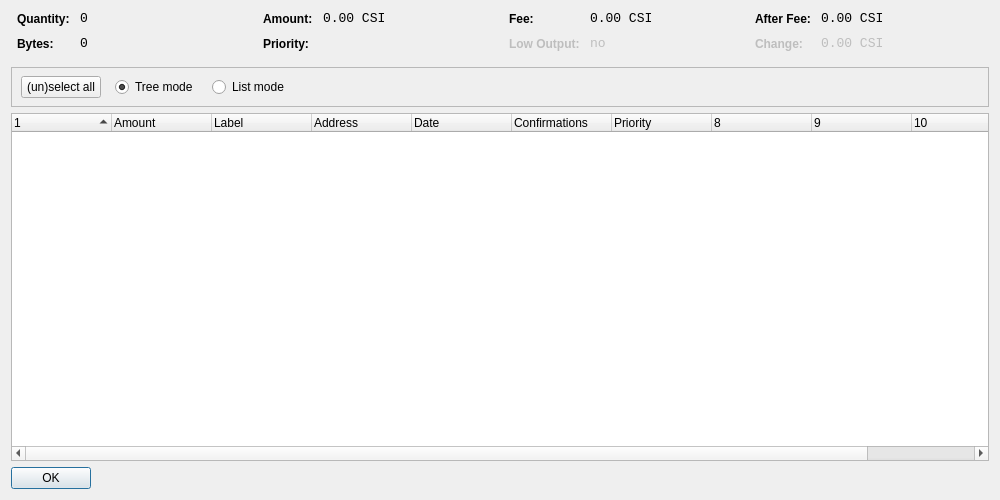
<?xml version="1.0" encoding="UTF-8"?>
<ui version="4.0">
 <class>CoinControlDialog</class>
 <widget class="QDialog" name="CoinControlDialog">
  <property name="geometry">
   <rect>
    <x>0</x>
    <y>0</y>
    <width>1000</width>
    <height>500</height>
   </rect>
  </property>
  <property name="windowTitle">
   <string>Coin Control</string>
  </property>
  <layout class="QVBoxLayout" name="verticalLayout">
   <item>
    <layout class="QHBoxLayout" name="horizontalLayoutTop" stretch="0,0,0,0">
     <property name="topMargin">
      <number>0</number>
     </property>
     <property name="bottomMargin">
      <number>10</number>
     </property>
     <item>
      <layout class="QFormLayout" name="formLayoutCoinControl1">
       <property name="horizontalSpacing">
        <number>10</number>
       </property>
       <property name="verticalSpacing">
        <number>10</number>
       </property>
       <property name="leftMargin">
        <number>6</number>
       </property>
       <property name="rightMargin">
        <number>6</number>
       </property>
       <item row="0" column="0">
        <widget class="QLabel" name="labelCoinControlQuantityText">
         <property name="styleSheet">
          <string notr="true">font-weight:bold;</string>
         </property>
         <property name="text">
          <string>Quantity:</string>
         </property>
        </widget>
       </item>
       <item row="0" column="1">
        <widget class="QLabel" name="labelCoinControlQuantity">
         <property name="font">
          <font>
           <family>Monospace</family>
           <pointsize>10</pointsize>
          </font>
         </property>
         <property name="cursor">
          <cursorShape>IBeamCursor</cursorShape>
         </property>
         <property name="contextMenuPolicy">
          <enum>Qt::ActionsContextMenu</enum>
         </property>
         <property name="text">
          <string notr="true">0</string>
         </property>
         <property name="textInteractionFlags">
          <set>Qt::LinksAccessibleByMouse|Qt::TextSelectableByKeyboard|Qt::TextSelectableByMouse</set>
         </property>
        </widget>
       </item>
       <item row="1" column="0">
        <widget class="QLabel" name="labelCoinControlBytesText">
         <property name="styleSheet">
          <string notr="true">font-weight:bold;</string>
         </property>
         <property name="text">
          <string>Bytes:</string>
         </property>
        </widget>
       </item>
       <item row="1" column="1">
        <widget class="QLabel" name="labelCoinControlBytes">
         <property name="font">
          <font>
           <family>Monospace</family>
           <pointsize>10</pointsize>
          </font>
         </property>
         <property name="cursor">
          <cursorShape>IBeamCursor</cursorShape>
         </property>
         <property name="contextMenuPolicy">
          <enum>Qt::ActionsContextMenu</enum>
         </property>
         <property name="text">
          <string notr="true">0</string>
         </property>
         <property name="textInteractionFlags">
          <set>Qt::LinksAccessibleByMouse|Qt::TextSelectableByKeyboard|Qt::TextSelectableByMouse</set>
         </property>
        </widget>
       </item>
      </layout>
     </item>
     <item>
      <layout class="QFormLayout" name="formLayoutCoinControl2">
       <property name="horizontalSpacing">
        <number>10</number>
       </property>
       <property name="verticalSpacing">
        <number>10</number>
       </property>
       <property name="leftMargin">
        <number>6</number>
       </property>
       <property name="rightMargin">
        <number>6</number>
       </property>
       <item row="0" column="0">
        <widget class="QLabel" name="labelCoinControlAmountText">
         <property name="styleSheet">
          <string notr="true">font-weight:bold;</string>
         </property>
         <property name="text">
          <string>Amount:</string>
         </property>
        </widget>
       </item>
       <item row="0" column="1">
        <widget class="QLabel" name="labelCoinControlAmount">
         <property name="font">
          <font>
           <family>Monospace</family>
           <pointsize>10</pointsize>
          </font>
         </property>
         <property name="cursor">
          <cursorShape>IBeamCursor</cursorShape>
         </property>
         <property name="contextMenuPolicy">
          <enum>Qt::ActionsContextMenu</enum>
         </property>
         <property name="text">
          <string notr="true">0.00 CSI</string>
         </property>
         <property name="textInteractionFlags">
          <set>Qt::LinksAccessibleByMouse|Qt::TextSelectableByKeyboard|Qt::TextSelectableByMouse</set>
         </property>
        </widget>
       </item>
       <item row="1" column="0">
        <widget class="QLabel" name="labelCoinControlPriorityText">
         <property name="styleSheet">
          <string notr="true">font-weight:bold;</string>
         </property>
         <property name="text">
          <string>Priority:</string>
         </property>
        </widget>
       </item>
       <item row="1" column="1">
        <widget class="QLabel" name="labelCoinControlPriority">
         <property name="font">
          <font>
           <family>Monospace</family>
           <pointsize>10</pointsize>
          </font>
         </property>
         <property name="cursor">
          <cursorShape>IBeamCursor</cursorShape>
         </property>
         <property name="contextMenuPolicy">
          <enum>Qt::ActionsContextMenu</enum>
         </property>
         <property name="text">
          <string/>
         </property>
         <property name="textInteractionFlags">
          <set>Qt::LinksAccessibleByMouse|Qt::TextSelectableByKeyboard|Qt::TextSelectableByMouse</set>
         </property>
        </widget>
       </item>
      </layout>
     </item>
     <item>
      <layout class="QFormLayout" name="formLayoutCoinControl3">
       <property name="horizontalSpacing">
        <number>10</number>
       </property>
       <property name="verticalSpacing">
        <number>10</number>
       </property>
       <property name="leftMargin">
        <number>6</number>
       </property>
       <property name="rightMargin">
        <number>6</number>
       </property>
       <item row="0" column="0">
        <widget class="QLabel" name="labelCoinControlFeeText">
         <property name="styleSheet">
          <string notr="true">font-weight:bold;</string>
         </property>
         <property name="text">
          <string>Fee:</string>
         </property>
        </widget>
       </item>
       <item row="0" column="1">
        <widget class="QLabel" name="labelCoinControlFee">
         <property name="font">
          <font>
           <family>Monospace</family>
           <pointsize>10</pointsize>
          </font>
         </property>
         <property name="cursor">
          <cursorShape>IBeamCursor</cursorShape>
         </property>
         <property name="contextMenuPolicy">
          <enum>Qt::ActionsContextMenu</enum>
         </property>
         <property name="text">
          <string notr="true">0.00 CSI</string>
         </property>
         <property name="textInteractionFlags">
          <set>Qt::LinksAccessibleByMouse|Qt::TextSelectableByKeyboard|Qt::TextSelectableByMouse</set>
         </property>
        </widget>
       </item>
       <item row="1" column="0">
        <widget class="QLabel" name="labelCoinControlLowOutputText">
         <property name="enabled">
          <bool>false</bool>
         </property>
         <property name="styleSheet">
          <string notr="true">font-weight:bold;</string>
         </property>
         <property name="text">
          <string>Low Output:</string>
         </property>
        </widget>
       </item>
       <item row="1" column="1">
        <widget class="QLabel" name="labelCoinControlLowOutput">
         <property name="enabled">
          <bool>false</bool>
         </property>
         <property name="font">
          <font>
           <family>Monospace</family>
           <pointsize>10</pointsize>
          </font>
         </property>
         <property name="cursor">
          <cursorShape>IBeamCursor</cursorShape>
         </property>
         <property name="contextMenuPolicy">
          <enum>Qt::ActionsContextMenu</enum>
         </property>
         <property name="text">
          <string notr="true">no</string>
         </property>
         <property name="textInteractionFlags">
          <set>Qt::LinksAccessibleByMouse|Qt::TextSelectableByKeyboard|Qt::TextSelectableByMouse</set>
         </property>
        </widget>
       </item>
      </layout>
     </item>
     <item>
      <layout class="QFormLayout" name="formLayoutCoinControl4">
       <property name="horizontalSpacing">
        <number>10</number>
       </property>
       <property name="verticalSpacing">
        <number>10</number>
       </property>
       <property name="leftMargin">
        <number>6</number>
       </property>
       <property name="rightMargin">
        <number>6</number>
       </property>
       <item row="0" column="0">
        <widget class="QLabel" name="labelCoinControlAfterFeeText">
         <property name="styleSheet">
          <string notr="true">font-weight:bold;</string>
         </property>
         <property name="text">
          <string>After Fee:</string>
         </property>
        </widget>
       </item>
       <item row="0" column="1">
        <widget class="QLabel" name="labelCoinControlAfterFee">
         <property name="font">
          <font>
           <family>Monospace</family>
           <pointsize>10</pointsize>
          </font>
         </property>
         <property name="cursor">
          <cursorShape>IBeamCursor</cursorShape>
         </property>
         <property name="contextMenuPolicy">
          <enum>Qt::ActionsContextMenu</enum>
         </property>
         <property name="text">
          <string notr="true">0.00 CSI</string>
         </property>
         <property name="textInteractionFlags">
          <set>Qt::LinksAccessibleByMouse|Qt::TextSelectableByKeyboard|Qt::TextSelectableByMouse</set>
         </property>
        </widget>
       </item>
       <item row="1" column="0">
        <widget class="QLabel" name="labelCoinControlChangeText">
         <property name="enabled">
          <bool>false</bool>
         </property>
         <property name="styleSheet">
          <string notr="true">font-weight:bold;</string>
         </property>
         <property name="text">
          <string>Change:</string>
         </property>
        </widget>
       </item>
       <item row="1" column="1">
        <widget class="QLabel" name="labelCoinControlChange">
         <property name="enabled">
          <bool>false</bool>
         </property>
         <property name="font">
          <font>
           <family>Monospace</family>
           <pointsize>10</pointsize>
          </font>
         </property>
         <property name="cursor">
          <cursorShape>IBeamCursor</cursorShape>
         </property>
         <property name="contextMenuPolicy">
          <enum>Qt::ActionsContextMenu</enum>
         </property>
         <property name="text">
          <string notr="true">0.00 CSI</string>
         </property>
         <property name="textInteractionFlags">
          <set>Qt::LinksAccessibleByMouse|Qt::TextSelectableByKeyboard|Qt::TextSelectableByMouse</set>
         </property>
        </widget>
       </item>
      </layout>
     </item>
    </layout>
   </item>
   <item>
    <widget class="QFrame" name="frame">
     <property name="minimumSize">
      <size>
       <width>0</width>
       <height>40</height>
      </size>
     </property>
     <property name="frameShape">
      <enum>QFrame::StyledPanel</enum>
     </property>
     <property name="frameShadow">
      <enum>QFrame::Sunken</enum>
     </property>
     <widget class="QWidget" name="horizontalLayoutWidget">
      <property name="geometry">
       <rect>
        <x>10</x>
        <y>0</y>
        <width>781</width>
        <height>41</height>
       </rect>
      </property>
      <layout class="QHBoxLayout" name="horizontalLayoutPanel" stretch="0,0,0,0,0">
       <property name="spacing">
        <number>14</number>
       </property>
       <item>
        <widget class="QPushButton" name="pushButtonSelectAll">
         <property name="sizePolicy">
          <sizepolicy hsizetype="Maximum" vsizetype="Fixed">
           <horstretch>0</horstretch>
           <verstretch>0</verstretch>
          </sizepolicy>
         </property>
         <property name="text">
          <string>(un)select all</string>
         </property>
        </widget>
       </item>
       <item>
        <widget class="QRadioButton" name="radioTreeMode">
         <property name="sizePolicy">
          <sizepolicy hsizetype="Maximum" vsizetype="Fixed">
           <horstretch>0</horstretch>
           <verstretch>0</verstretch>
          </sizepolicy>
         </property>
         <property name="text">
          <string>Tree mode</string>
         </property>
         <property name="checked">
          <bool>true</bool>
         </property>
        </widget>
       </item>
       <item>
        <widget class="QRadioButton" name="radioListMode">
         <property name="sizePolicy">
          <sizepolicy hsizetype="Maximum" vsizetype="Fixed">
           <horstretch>0</horstretch>
           <verstretch>0</verstretch>
          </sizepolicy>
         </property>
         <property name="text">
          <string>List mode</string>
         </property>
        </widget>
       </item>
       <item>
        <spacer name="horizontalSpacer">
         <property name="orientation">
          <enum>Qt::Horizontal</enum>
         </property>
         <property name="sizeHint" stdset="0">
          <size>
           <width>40</width>
           <height>20</height>
          </size>
         </property>
        </spacer>
       </item>
      </layout>
     </widget>
    </widget>
   </item>
   <item>
    <widget class="CoinControlTreeWidget" name="treeWidget">
     <property name="contextMenuPolicy">
      <enum>Qt::CustomContextMenu</enum>
     </property>
     <property name="sortingEnabled">
      <bool>false</bool>
     </property>
     <property name="columnCount">
      <number>11</number>
     </property>
     <attribute name="headerShowSortIndicator" stdset="0">
      <bool>true</bool>
     </attribute>
     <attribute name="headerStretchLastSection">
      <bool>false</bool>
     </attribute>
     <column>
      <property name="text">
       <string/>
      </property>
     </column>
     <column>
      <property name="text">
       <string>Amount</string>
      </property>
     </column>
     <column>
      <property name="text">
       <string>Label</string>
      </property>
     </column>
     <column>
      <property name="text">
       <string>Address</string>
      </property>
     </column>
     <column>
      <property name="text">
       <string>Date</string>
      </property>
     </column>
     <column>
      <property name="text">
       <string>Confirmations</string>
      </property>
      <property name="toolTip">
       <string>Confirmed</string>
      </property>
     </column>
     <column>
      <property name="text">
       <string>Priority</string>
      </property>
     </column>
     <column>
      <property name="text">
       <string/>
      </property>
     </column>
     <column>
      <property name="text">
       <string/>
      </property>
     </column>
     <column>
      <property name="text">
       <string/>
      </property>
     </column>
     <column>
      <property name="text">
       <string/>
      </property>
     </column>
    </widget>
   </item>
   <item>
    <widget class="QDialogButtonBox" name="buttonBox">
     <property name="sizePolicy">
      <sizepolicy hsizetype="Maximum" vsizetype="Fixed">
       <horstretch>0</horstretch>
       <verstretch>0</verstretch>
      </sizepolicy>
     </property>
     <property name="orientation">
      <enum>Qt::Horizontal</enum>
     </property>
     <property name="standardButtons">
      <set>QDialogButtonBox::Ok</set>
     </property>
    </widget>
   </item>
  </layout>
 </widget>
 <customwidgets>
  <customwidget>
   <class>CoinControlTreeWidget</class>
   <extends>QTreeWidget</extends>
   <header>coincontroltreewidget.h</header>
  </customwidget>
 </customwidgets>
 <resources/>
 <connections/>
</ui>
